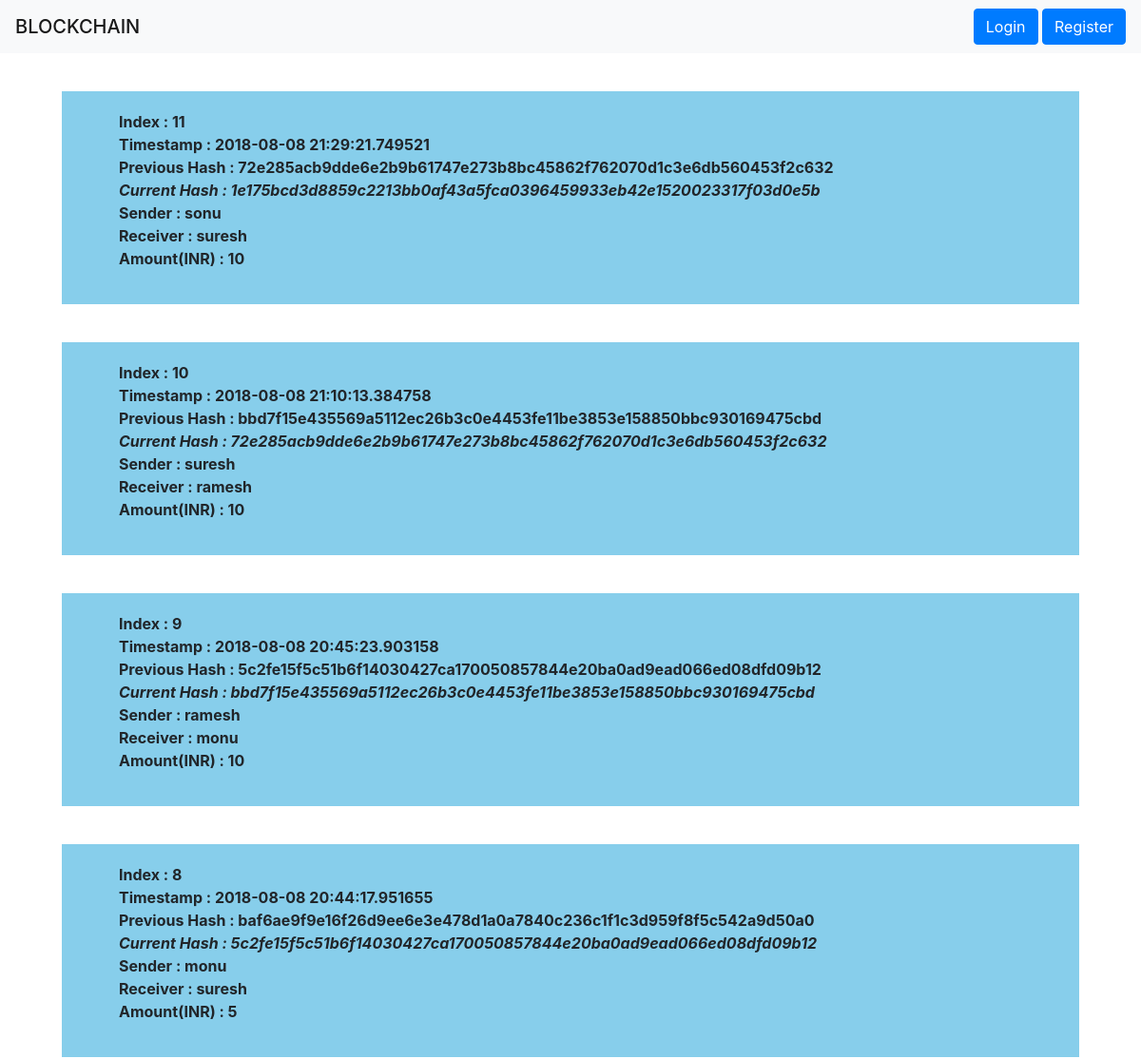
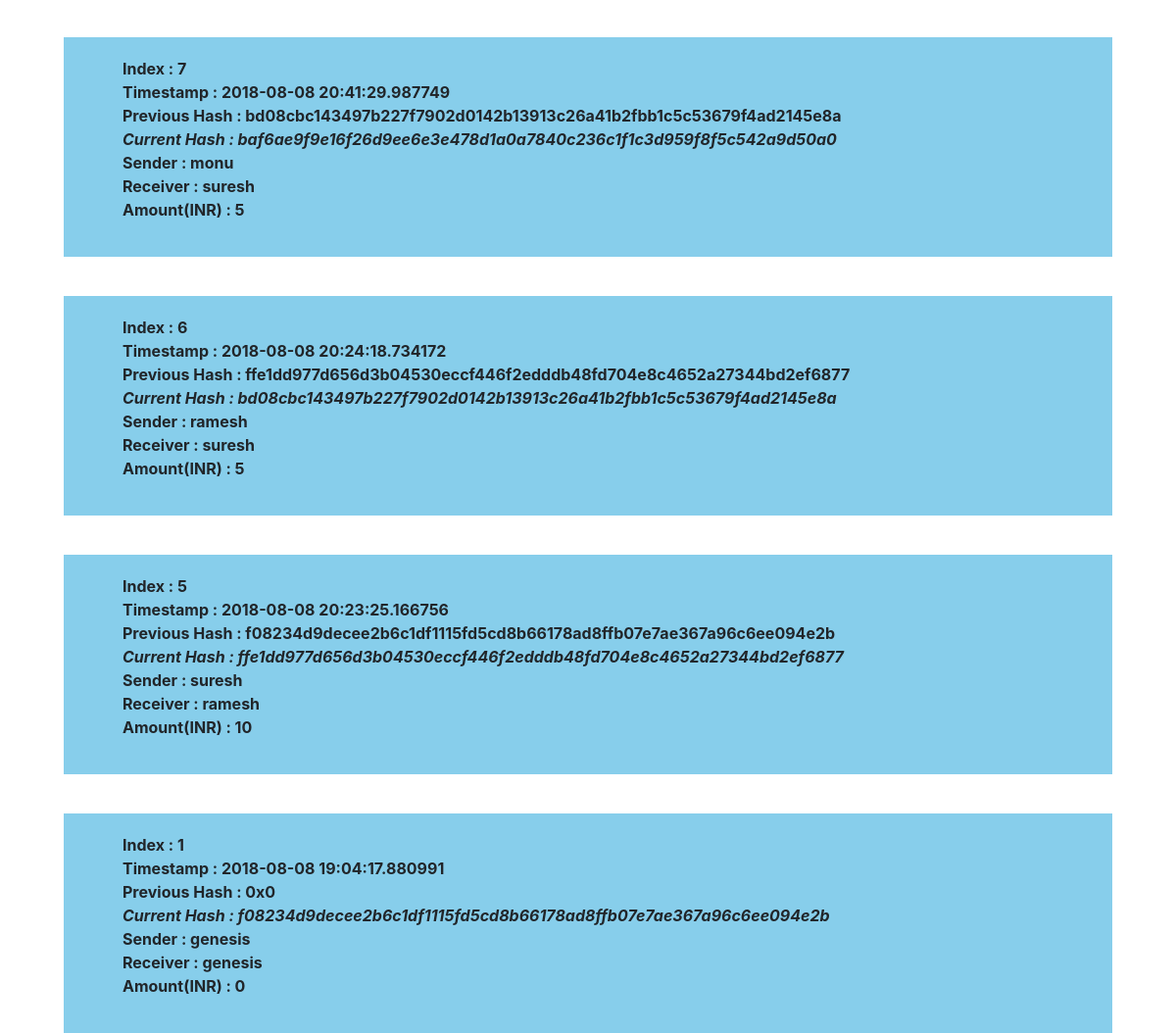
The page / on the database its author committed (2 pictures, top to bottom).
### blockchain/models.py (models this page shows)
class Block_chain(models.Model):
	time_stamp =  models.CharField(max_length=200)
	previous_hash =  models.CharField(max_length=200)
	current_hash = models.CharField(max_length=200)
	amount = models.IntegerField(default=0)
	sender = models.CharField(max_length=200)
	receiver = models.CharField(max_length=200)

### blockchain/views.py (the view)
# urls.py: path('', views.blockchain_view, name='blockchain'),
def blockchain_view(request):
	users = list(Block_chain.objects.all().order_by('-id'))
	return render(request,'blockchain/blockchain.html',{'users':users})

### blockchain/templates/blockchain/blockchain.html (shortened to what this page needs)
{% load static %}
<!DOCTYPE html>
<html>
<head>
	<link rel="stylesheet" type="text/css" href="{% static 'bootstrap/css/bootstrap.min.css' %}">
	<link rel="stylesheet" type="text/css" href="{% static 'css/my-login.css' %}">
</head>
<body >
</body>
	<nav class="navbar navbar-light bg-light">
 		 <span class="navbar-brand mb-0 h1">BLOCKCHAIN</span>
    	<div class="btn-group-horizontal navbar-btn pull-right">
    		<a class="btn btn-primary" href="/login" target="_blank" role="button">Login</a>
    		<a class="btn btn-primary" href="/register" target="_blank" role="button">Register</a>
		</div>
	</nav>
	<div class="container" >
		{% for u in users %}
		<div class="row" style="background: skyblue;padding: 20px 20px; margin: 40px 20px">
			<ul>
				<li style="list-style-type: none;font-weight:bold">Index : {{ u.id }}</li>
				<li style="list-style-type: none; font-weight:bold">Timestamp : {{ u.time_stamp }}</li>
				<li style="list-style-type: none; font-weight:bold">Previous Hash : {{ u.previous_hash }}</li>
				<li style="list-style-type: none; font-weight:bold;font-style: italic">Current Hash : {{ u.current_hash }}</li>
				<li style="list-style-type: none; font-weight:bold">Sender : {{ u.sender }} </li>
				<li style="list-style-type: none; font-weight:bold">Receiver : {{ u.receiver }}</li>
				<li style="list-style-type: none; font-weight:bold">Amount(INR) : {{ u.amount }} </li>
			</ul>
		</div>
		{% endfor %}
	</div>
</body>
</html>

### blockchain/static/css/my-login.css (style rules this page uses)
html,body { height: 100%; }

### rows shown on the page
Block_chain: id "11", time_stamp "2018-08-08 21:29:21.749521", previous_hash "72e285acb9dde6e2b9b61747e273b8bc45862f762070d1c3e6db560453f2c632", current_hash "1e175bcd3d8859c2213bb0af43a5fca0396459933eb42e1520023317f03d0e5b", sender "sonu", receiver "suresh", amount "10"
Block_chain: id "10", time_stamp "2018-08-08 21:10:13.384758", previous_hash "bbd7f15e435569a5112ec26b3c0e4453fe11be3853e158850bbc930169475cbd", current_hash "72e285acb9dde6e2b9b61747e273b8bc45862f762070d1c3e6db560453f2c632", sender "suresh", receiver "ramesh", amount "10"
Block_chain: id "9", time_stamp "2018-08-08 20:45:23.903158", previous_hash "5c2fe15f5c51b6f14030427ca170050857844e20ba0ad9ead066ed08dfd09b12", current_hash "bbd7f15e435569a5112ec26b3c0e4453fe11be3853e158850bbc930169475cbd", sender "ramesh", receiver "monu", amount "10"
Block_chain: id "8", time_stamp "2018-08-08 20:44:17.951655", previous_hash "baf6ae9f9e16f26d9ee6e3e478d1a0a7840c236c1f1c3d959f8f5c542a9d50a0", current_hash "5c2fe15f5c51b6f14030427ca170050857844e20ba0ad9ead066ed08dfd09b12", sender "monu", receiver "suresh", amount "5"
Block_chain: id "7", time_stamp "2018-08-08 20:41:29.987749", previous_hash "bd08cbc143497b227f7902d0142b13913c26a41b2fbb1c5c53679f4ad2145e8a", current_hash "baf6ae9f9e16f26d9ee6e3e478d1a0a7840c236c1f1c3d959f8f5c542a9d50a0", sender "monu", receiver "suresh", amount "5"
Block_chain: id "6", time_stamp "2018-08-08 20:24:18.734172", previous_hash "ffe1dd977d656d3b04530eccf446f2edddb48fd704e8c4652a27344bd2ef6877", current_hash "bd08cbc143497b227f7902d0142b13913c26a41b2fbb1c5c53679f4ad2145e8a", sender "ramesh", receiver "suresh", amount "5"
Block_chain: id "5", time_stamp "2018-08-08 20:23:25.166756", previous_hash "f08234d9decee2b6c1df1115fd5cd8b66178ad8ffb07e7ae367a96c6ee094e2b", current_hash "ffe1dd977d656d3b04530eccf446f2edddb48fd704e8c4652a27344bd2ef6877", sender "suresh", receiver "ramesh", amount "10"
Block_chain: id "1", time_stamp "2018-08-08 19:04:17.880991", previous_hash "0x0", current_hash "f08234d9decee2b6c1df1115fd5cd8b66178ad8ffb07e7ae367a96c6ee094e2b", sender "genesis", receiver "genesis", amount "0"
